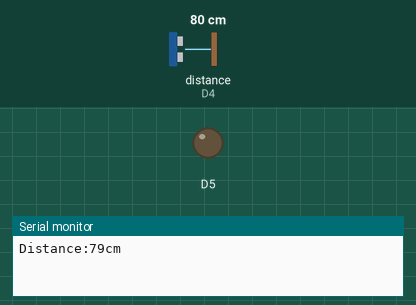
Recording of a sketch running on a simulated ESP8266 (NodeMCU). On the bench: output pins drawn as LEDs (lit = HIGH), the last lines printed to the serial monitor. Wiring (inferred from the names in the program): ultrasonic range finder: trigger D2; echo D4. The test bench sets the inputs (shaded band); at power-on: distance to the obstacle (sensor on D4) 80 cm. The echo pulse lasts 58.3 µs per cm; pins used as bus, display or sensor lines are not drawn.

Above: at 0.1 s.
At 1.1 s:
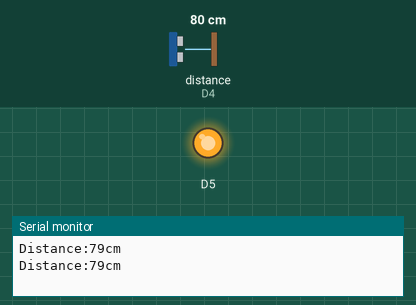
Timing chart, 0 to 2.6 s (numbered marks = the images above):
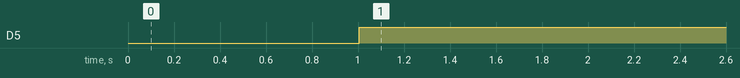

The sketch:

ULTRA_1.ino
```cpp
#define echoPin D4
#define trigPin D2
 long duration;
 int distance;
void setup()
{
  pinMode(trigPin,OUTPUT);
  pinMode(echoPin,INPUT);
  pinMode(D5,OUTPUT);
  Serial.begin(9600);
}
void loop()
{
 digitalWrite(trigPin,LOW);
 delayMicroseconds(2);
 digitalWrite(trigPin,HIGH);
 delayMicroseconds(10);
 digitalWrite(trigPin,LOW);
 duration=pulseIn(echoPin,HIGH);
 distance=duration*0.034/2;
 Serial.print("Distance:");
 Serial.print(distance);
 Serial.println("cm");
 delay(1000);
if(distance>60)
{
  digitalWrite(D5,HIGH);
}
if(distance<100)
{
  digitalWrite(D5,HIGH);
}
else
{
  digitalWrite(D5,LOW);
}
}
```

Measured:
- by itself, D5: LOW → HIGH at 1.0 s
